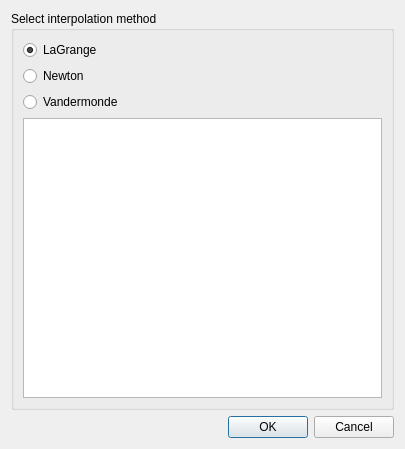
<?xml version="1.0" encoding="UTF-8"?>
<ui version="4.0">
 <class>Dialog</class>
 <widget class="QDialog" name="Dialog">
  <property name="geometry">
   <rect>
    <x>0</x>
    <y>0</y>
    <width>405</width>
    <height>449</height>
   </rect>
  </property>
  <property name="minimumSize">
   <size>
    <width>405</width>
    <height>449</height>
   </size>
  </property>
  <property name="windowTitle">
   <string>Sensitive UI - Starter</string>
  </property>
  <layout class="QVBoxLayout" name="verticalLayout">
   <item>
    <widget class="QGroupBox" name="groupBox">
     <property name="title">
      <string>Select interpolation method</string>
     </property>
     <property name="flat">
      <bool>true</bool>
     </property>
     <layout class="QGridLayout" name="gridLayout">
      <item row="0" column="0">
       <widget class="QRadioButton" name="radio_lagrange">
        <property name="text">
         <string>LaGrange</string>
        </property>
        <property name="checked">
         <bool>true</bool>
        </property>
       </widget>
      </item>
      <item row="1" column="0">
       <widget class="QRadioButton" name="radio_newton">
        <property name="text">
         <string>Newton</string>
        </property>
       </widget>
      </item>
      <item row="2" column="0">
       <widget class="QRadioButton" name="radio_vandermonde">
        <property name="text">
         <string>Vandermonde</string>
        </property>
       </widget>
      </item>
      <item row="3" column="0">
       <widget class="QTextEdit" name="description"/>
      </item>
     </layout>
    </widget>
   </item>
   <item>
    <widget class="QDialogButtonBox" name="buttonBox">
     <property name="layoutDirection">
      <enum>Qt::LeftToRight</enum>
     </property>
     <property name="orientation">
      <enum>Qt::Horizontal</enum>
     </property>
     <property name="standardButtons">
      <set>QDialogButtonBox::Cancel|QDialogButtonBox::Ok</set>
     </property>
    </widget>
   </item>
  </layout>
 </widget>
 <resources/>
 <connections/>
</ui>
